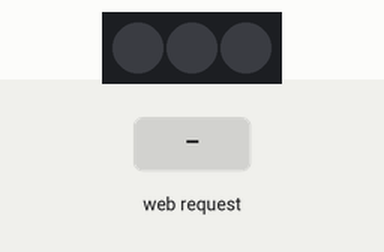
Simulated run of this sketch. Board: ESP8266 (NodeMCU). On the bench: 3 RGB LEDs in strip order, left to right. The inputs (shaded band) are chosen by the test bench. Dim RGB values are drawn brighter than linear; WiFi joins after 1.5 s; servers stay silent unless stated; what the sketch prints to the serial monitor is not drawn.

Above: at 2.7 s.
2.8 s: HTTP request GET /?plain=pulse received
At 2.95 s:
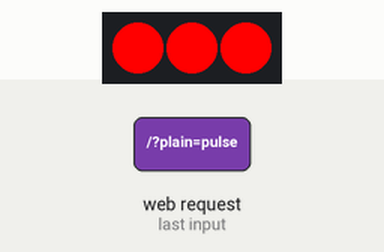
At 4.88 s:
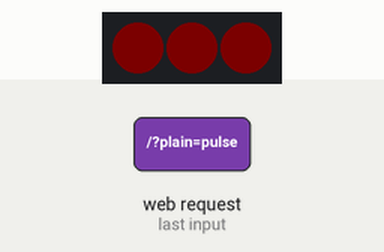
Timing chart, 0 to 11.8 s (numbered marks = the images above; inputs shaded):
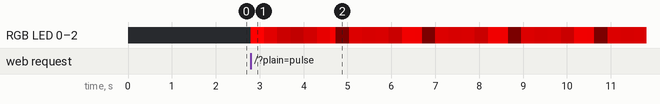

The sketch:

Project_Heart.ino
```cpp
#include <ESP8266WiFi.h>          // Load Wi-Fi Lib
#include <ESP8266WebServer.h>     // Load Web Server Lib
#include <Adafruit_NeoPixel.h>    // Load NeoPixel Lib

// NEO Pixel Configuration
#define PIXEL_PIN 14
#define NUM_PIXELS 3

// WiFi Configuration
const char* ssid     = "Newtork SSID";
const char* password = "Network Password";

// Animation Configuration
#define CHASE_SPEED 100
#define CHASE_COLOR strip.Color(255, 0, 0)
#define CHASE_HOLD  5000

#define PULSE_COLOR strip.Color(255, 0, 0)
#define PULSE_COUNT 10

// Parameter 1 = number of pixels in strip
// Parameter 2 = Arduino pin number (most are valid)
// Parameter 3 = pixel type flags, add together as needed:
//   NEO_KHZ800  800 KHz bitstream (most NeoPixel products w/WS2812 LEDs)
//   NEO_KHZ400  400 KHz (classic 'v1' (not v2) FLORA pixels, WS2811 drivers)
//   NEO_GRB     Pixels are wired for GRB bitstream (most NeoPixel products)
//   NEO_RGB     Pixels are wired for RGB bitstream (v1 FLORA pixels, not v2)
//   NEO_RGBW    Pixels are wired for RGBW bitstream (NeoPixel RGBW products)
Adafruit_NeoPixel strip = Adafruit_NeoPixel(NUM_PIXELS, PIXEL_PIN, NEO_GRB + NEO_KHZ800);

// Set web server port number to 80
ESP8266WebServer server(80);

// Variable to store the HTTP request
String header;
short animation_mode = 0;  // 0 = Off; 1 = Heart Beat; 2 = Chase

void setup() {
  Serial.begin(115200);
  // Connect to Wi-Fi network with SSID and password
  Serial.print("Connecting to ");
  Serial.println(ssid);
  WiFi.begin(ssid, password);
  while (WiFi.status() != WL_CONNECTED) {
    delay(500);
    Serial.print(".");
  }

  // Print local IP address and start web server
  Serial.println("");
  Serial.println("WiFi connected.");
  Serial.println("IP address: ");
  Serial.println(WiFi.localIP());

  // Set up Request Handeler
  server.on("/", handleBody);

  server.begin();

  // Init NeoPixel Strip
  strip.begin();
  strip.show(); // Initialize all pixels to 'off'
}

void loop() {
  server.handleClient(); //Handling of incoming requests

  switch (animation_mode) {
    case 0:
      // Off
      allOff();
      break;

    case 1:
      // Heart Beat
      Serial.println("Heart Beat Requested.");

      pulse(PULSE_COLOR, PULSE_COUNT);

      animation_mode = 0;
      break;

    case 2:
      // Chase
      Serial.println("Chase Requested.");

      colorWipe(CHASE_COLOR, CHASE_SPEED); // Turn On
      delay(CHASE_HOLD);
      colorWipe(strip.Color(0, 0, 0), CHASE_SPEED);

      animation_mode = 0;
      break;
  }
}

// === Endpoint Handeler ===
void handleBody() { //Handler for the body path

  if (server.hasArg("plain") == false) { //Check if body received

    server.send(406, "text/plain", "No Animation Request Recieved.");
    return;

  }

  String message = "Body received:\n";
  message += server.arg("plain");
  message += "\n";

  server.send(204);
  Serial.println(message);

  if (server.arg("plain").equalsIgnoreCase("pulse")) {
    animation_mode = 1;
  } else if (server.arg("plain").equalsIgnoreCase("chase")) {
    animation_mode = 2;
  } else if (server.arg("plain").equalsIgnoreCase("off")) {
    animation_mode = 0;
  }
}

// === Annimations ===

// Turn off all Pixels
void allOff() {
  for (uint16_t i = 0; i < strip.numPixels(); i++) {
    strip.setPixelColor(i, strip.Color(0, 0, 0));
    strip.show();
  }
}

// Fill the dots one after the other with a color
void colorWipe(uint32_t c, uint8_t wait) {
  // From Adafruit's NeoPixel Example Code
  for (uint16_t i = 0; i < strip.numPixels(); i++) {
    strip.setPixelColor(i, c);
    strip.show();
    delay(wait);
  }
}

void pulse(uint32_t c, int count) {
  // Based off of the Heartbet function from https://github.com/zatamite/Neopixel-heartbeat

  for (uint16_t i = 0; i < strip.numPixels(); i++) {
    strip.setPixelColor(i, c);
  }

  strip.show();
  delay (20);

  for (int i = 0; i < count; i++) {
    int x = 3;
    for (int ii = 1 ; ii < 252 ; ii = ii + x) {
      strip.setBrightness(ii);
      strip.show();
      delay(5);
    }

    x = 3;
    for (int ii = 252 ; ii > 3 ; ii = ii - x) {
      strip.setBrightness(ii);
      strip.show();
      delay(3);
    }
    delay(10);

    x = 6;
    for (int ii = 1 ; ii < 255 ; ii = ii + x) {
      strip.setBrightness(ii);
      strip.show();
      delay(2);
    }
    x = 6;
    for (int ii = 255 ; ii > 1 ; ii = ii - x) {
      strip.setBrightness(ii);
      strip.show();
      delay(3);
    }
    delay (50);
  }

  strip.setBrightness(255); // Reset Brightness for other Animations
}
```

Measured:
- after the input at 2.8 s, RGB LED 0–2: off → RGB(255, 0, 0) at once, → RGB(166, 0, 0) 0.30 s later, → RGB(108, 0, 0) 0.30 s later, → RGB(87, 0, 0) 0.30 s later, … (32 changes in this stretch)
